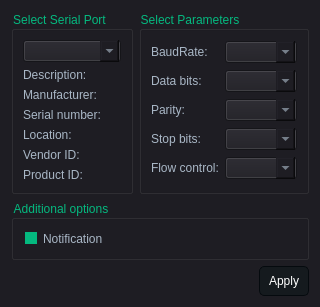
<?xml version="1.0" encoding="UTF-8"?>
<ui version="4.0">
 <class>SettingsDialog</class>
 <widget class="QDialog" name="SettingsDialog">
  <property name="windowModality">
   <enum>Qt::ApplicationModal</enum>
  </property>
  <property name="geometry">
   <rect>
    <x>0</x>
    <y>0</y>
    <width>281</width>
    <height>300</height>
   </rect>
  </property>
  <property name="sizePolicy">
   <sizepolicy hsizetype="Preferred" vsizetype="Preferred">
    <horstretch>0</horstretch>
    <verstretch>0</verstretch>
   </sizepolicy>
  </property>
  <property name="maximumSize">
   <size>
    <width>16777215</width>
    <height>300</height>
   </size>
  </property>
  <property name="windowTitle">
   <string>Settings</string>
  </property>
  <property name="styleSheet">
   <string notr="true">/*
Material Dark Style Sheet for QT Applications
Author: Jaime A. Quiroga P.
Inspired on https://github.com/jxfwinter/qt-material-stylesheet
Company: GTRONICK
Last updated: 04/12/2018, 15:00.
Available at: https://github.com/GTRONICK/QSS/blob/master/MaterialDark.qss
*/
QMainWindow {
	background-color:#1e1d23;
}
QGroupBox::title {
	color: #04b97f;
}
QDialog {
	background-color:#1e1d23;
}
QColorDialog {
	background-color:#1e1d23;
}
QTextEdit {
	background-color:#1e1d23;
	color: #a9b7c6;
}
QPlainTextEdit {
	selection-background-color:#007b50;
	background-color:#1e1d23;
	border-style: solid;
	border-top-color: transparent;
	border-right-color: transparent;
	border-left-color: transparent;
	border-bottom-color: transparent;
	border-width: 1px;
	color: #a9b7c6;
}
/*
Neon Style Sheet for QT Applications (QpushButton)
Author: Jaime A. Quiroga P.
Company: GTRONICK
Last updated: 24/10/2020, 15:42.
Available at: https://github.com/GTRONICK/QSS/blob/master/NeonButtons.qss
*/
QPushButton{
	border-style: solid;
	border-color: #050a0e;
	border-width: 1px;
	border-radius: 5px;
	color: #d3dae3;
	padding: 2px;
	background-color: #100E19;
}
QPushButton::default{
	border-style: solid;
	border-color: #050a0e;
	border-width: 1px;
	border-radius: 5px;
	color: #FFFFFF;
	padding: 2px;
	background-color: #151a1e;
}
QPushButton:hover{
	border-style: solid;
	border-top-color: qlineargradient(spread:pad, x1:0, y1:1, x2:1, y2:1, stop:0 #C0DB50, stop:0.4 #C0DB50, stop:0.5 #100E19, stop:1 #100E19);
    border-bottom-color: qlineargradient(spread:pad, x1:0, y1:1, x2:1, y2:1, stop:0 #100E19, stop:0.5 #100E19, stop:0.6 #C0DB50, stop:1 #C0DB50);
    border-left-color: qlineargradient(spread:pad, x1:0, y1:0, x2:0, y2:1, stop:0 #C0DB50, stop:0.3 #C0DB50, stop:0.7 #100E19, stop:1 #100E19);
    border-right-color: qlineargradient(spread:pad, x1:0, y1:1, x2:0, y2:0, stop:0 #C0DB50, stop:0.3 #C0DB50, stop:0.7 #100E19, stop:1 #100E19);
	border-width: 2px;
    border-radius: 1px;
	color: #d3dae3;
	padding: 2px;
}
QPushButton:pressed{
	border-style: solid;
	border-top-color: qlineargradient(spread:pad, x1:0, y1:1, x2:1, y2:1, stop:0 #d33af1, stop:0.4 #d33af1, stop:0.5 #100E19, stop:1 #100E19);
    border-bottom-color: qlineargradient(spread:pad, x1:0, y1:1, x2:1, y2:1, stop:0 #100E19, stop:0.5 #100E19, stop:0.6 #d33af1, stop:1 #d33af1);
    border-left-color: qlineargradient(spread:pad, x1:0, y1:0, x2:0, y2:1, stop:0 #d33af1, stop:0.3 #d33af1, stop:0.7 #100E19, stop:1 #100E19);
    border-right-color: qlineargradient(spread:pad, x1:0, y1:1, x2:0, y2:0, stop:0 #d33af1, stop:0.3 #d33af1, stop:0.7 #100E19, stop:1 #100E19);
	border-width: 2px;
    border-radius: 1px;
	color: #d3dae3;
	padding: 2px;
}

QPushButton:disabled{
	border-style: solid;
	border-top-color: transparent;
	border-right-color: transparent;
	border-left-color: transparent;
	border-bottom-color: #808086;
	border-bottom-width: 2px;
	border-style: solid;
	color: #808086;
	padding-bottom: 1px;
	background-color: #1e1d23;
}


QToolButton {
	border-style: solid;
	border-top-color: transparent;
	border-right-color: transparent;
	border-left-color: transparent;
	border-bottom-color: #04b97f;
	border-bottom-width: 1px;
	border-style: solid;
	color: #a9b7c6;
	padding: 2px;
	background-color: #1e1d23;
}



QLineEdit {
	border-width: 1px; border-radius: 4px;
	border-color: rgb(58, 58, 58);
	border-style: inset;
	padding: 0 8px;
	color: #a9b7c6;
	background:#1e1d23;
	selection-background-color:#007b50;
	selection-color: #FFFFFF;
}
QLabel {
	color: #a9b7c6;
}
QLCDNumber {
	color: #37e6b4;
}
QProgressBar {
	text-align: center;
	color: rgb(240, 240, 240);
	border-width: 1px; 
	border-radius: 10px;
	border-color: rgb(58, 58, 58);
	border-style: inset;
	background-color:#1e1d23;
}
QProgressBar::chunk {
	background-color: #04b97f;
	border-radius: 5px;
}
QMenuBar {
	background-color: #1e1d23;
}
QMenuBar::item {
	color: #a9b7c6;
  	spacing: 3px;
  	padding: 1px 4px;
  	background: #1e1d23;
}

QMenuBar::item:selected {
  	background:#1e1d23;
	color: #FFFFFF;
}
QMenu::item:selected {
	border-style: solid;
	border-top-color: transparent;
	border-right-color: transparent;
	border-left-color: #04b97f;
	border-bottom-color: transparent;
	border-left-width: 2px;
	color: #FFFFFF;
	padding-left:15px;
	padding-top:4px;
	padding-bottom:4px;
	padding-right:7px;
	background-color: #1e1d23;
}
QMenu::item {
	border-style: solid;
	border-top-color: transparent;
	border-right-color: transparent;
	border-left-color: transparent;
	border-bottom-color: transparent;
	border-bottom-width: 1px;
	border-style: solid;
	color: #a9b7c6;
	padding-left:17px;
	padding-top:4px;
	padding-bottom:4px;
	padding-right:7px;
	background-color: #1e1d23;
}
QMenu{
	background-color:#1e1d23;
}
QTabWidget {
	color:rgb(0,0,0);
	background-color:#1e1d23;
}
QTabWidget::pane {
		border-color: rgb(77,77,77);
		background-color:#1e1d23;
		border-style: solid;
		border-width: 1px;
    	border-radius: 6px;
}
QTabBar::tab {
	border-style: solid;
	border-top-color: transparent;
	border-right-color: transparent;
	border-left-color: transparent;
	border-bottom-color: transparent;
	border-bottom-width: 1px;
	border-style: solid;
	color: #808086;
	padding: 3px;
	margin-left:3px;
	background-color: #1e1d23;
}
QTabBar::tab:selected, QTabBar::tab:last:selected, QTabBar::tab:hover {
  	border-style: solid;
	border-top-color: transparent;
	border-right-color: transparent;
	border-left-color: transparent;
	border-bottom-color: #04b97f;
	border-bottom-width: 2px;
	border-style: solid;
	color: #FFFFFF;
	padding-left: 3px;
	padding-bottom: 2px;
	margin-left:3px;
	background-color: #1e1d23;
}

QCheckBox {
	color: #a9b7c6;
	padding: 2px;
}
QCheckBox:disabled {
	color: #808086;
	padding: 2px;
}

QCheckBox:hover {
	border-radius:4px;
	border-style:solid;
	padding-left: 1px;
	padding-right: 1px;
	padding-bottom: 1px;
	padding-top: 1px;
	border-width:1px;
	border-color: rgb(87, 97, 106);
	background-color:#1e1d23;
}
QCheckBox::indicator:checked {

	height: 10px;
	width: 10px;
	border-style:solid;
	border-width: 1px;
	border-color: #04b97f;
	color: #a9b7c6;
	background-color: #04b97f;
}
QCheckBox::indicator:unchecked {

	height: 10px;
	width: 10px;
	border-style:solid;
	border-width: 1px;
	border-color: #04b97f;
	color: #a9b7c6;
	background-color: transparent;
}
QRadioButton {
	color: #a9b7c6;
	background-color: #1e1d23;
	padding: 1px;
}
QRadioButton::indicator:checked {
	height: 10px;
	width: 10px;
	border-style:solid;
	border-radius:5px;
	border-width: 1px;
	border-color: #04b97f;
	color: #a9b7c6;
	background-color: #04b97f;
}
QRadioButton::indicator:!checked {
	height: 10px;
	width: 10px;
	border-style:solid;
	border-radius:5px;
	border-width: 1px;
	border-color: #04b97f;
	color: #a9b7c6;
	background-color: transparent;
}
QStatusBar {
	color:#027f7f;
}
QSpinBox {
	color: #a9b7c6;	
	background-color: #1e1d23;
}
QDoubleSpinBox {
	color: #a9b7c6;	
	background-color: #1e1d23;
}
QTimeEdit {
	color: #a9b7c6;	
	background-color: #1e1d23;
}
QDateTimeEdit {
	color: #a9b7c6;	
	background-color: #1e1d23;
}
QDateEdit {
	color: #a9b7c6;	
	background-color: #1e1d23;
}
QComboBox {
	color: #a9b7c6;	
	background: #1e1d23;
}
QComboBox:editable {
	background: #1e1d23;
	color: #a9b7c6;
	selection-background-color: #1e1d23;
}
QComboBox QAbstractItemView {
	color: #a9b7c6;	
	background: #1e1d23;
	selection-color: #FFFFFF;
	selection-background-color: #1e1d23;
}
QComboBox:!editable:on, QComboBox::drop-down:editable:on {
	color: #a9b7c6;	
	background: #1e1d23;
}
QFontComboBox {
	color: #a9b7c6;	
	background-color: #1e1d23;
}
QToolBox {
	color: #a9b7c6;
	background-color: #1e1d23;
}
QToolBox::tab {
	color: #a9b7c6;
	background-color: #1e1d23;
}
QToolBox::tab:selected {
	color: #FFFFFF;
	background-color: #1e1d23;
}
QScrollArea {
	color: #FFFFFF;
	background-color: #1e1d23;
}
QSlider::groove:horizontal {
	height: 5px;
	background: #04b97f;
}
QSlider::groove:vertical {
	width: 5px;
	background: #04b97f;
}
QSlider::handle:horizontal {
	background: qlineargradient(x1:0, y1:0, x2:1, y2:1, stop:0 #b4b4b4, stop:1 #8f8f8f);
	border: 1px solid #5c5c5c;
	width: 14px;
	margin: -5px 0;
	border-radius: 7px;
}
QSlider::handle:vertical {
	background: qlineargradient(x1:1, y1:1, x2:0, y2:0, stop:0 #b4b4b4, stop:1 #8f8f8f);
	border: 1px solid #5c5c5c;
	height: 14px;
	margin: 0 -5px;
	border-radius: 7px;
}
QSlider::add-page:horizontal {
    background: white;
}
QSlider::add-page:vertical {
    background: white;
}
QSlider::sub-page:horizontal {
    background: #04b97f;
}
QSlider::sub-page:vertical {
    background: #04b97f;
}</string>
  </property>
  <layout class="QGridLayout" name="gridLayout_3">
   <item row="0" column="1">
    <widget class="QGroupBox" name="parametersBox">
     <property name="title">
      <string>Select Parameters</string>
     </property>
     <layout class="QGridLayout" name="gridLayout_2">
      <item row="0" column="0">
       <widget class="QLabel" name="baudRateLabel">
        <property name="text">
         <string>BaudRate:</string>
        </property>
       </widget>
      </item>
      <item row="0" column="1">
       <widget class="QComboBox" name="baudRateBox"/>
      </item>
      <item row="1" column="0">
       <widget class="QLabel" name="dataBitsLabel">
        <property name="text">
         <string>Data bits:</string>
        </property>
       </widget>
      </item>
      <item row="1" column="1">
       <widget class="QComboBox" name="dataBitsBox"/>
      </item>
      <item row="2" column="0">
       <widget class="QLabel" name="parityLabel">
        <property name="text">
         <string>Parity:</string>
        </property>
       </widget>
      </item>
      <item row="2" column="1">
       <widget class="QComboBox" name="parityBox"/>
      </item>
      <item row="3" column="0">
       <widget class="QLabel" name="stopBitsLabel">
        <property name="text">
         <string>Stop bits:</string>
        </property>
       </widget>
      </item>
      <item row="3" column="1">
       <widget class="QComboBox" name="stopBitsBox"/>
      </item>
      <item row="4" column="0">
       <widget class="QLabel" name="flowControlLabel">
        <property name="text">
         <string>Flow control:</string>
        </property>
       </widget>
      </item>
      <item row="4" column="1">
       <widget class="QComboBox" name="flowControlBox"/>
      </item>
     </layout>
    </widget>
   </item>
   <item row="2" column="0" colspan="2">
    <layout class="QHBoxLayout" name="horizontalLayout">
     <item>
      <spacer name="horizontalSpacer">
       <property name="orientation">
        <enum>Qt::Vertical</enum>
       </property>
       <property name="sizeHint" stdset="0">
        <size>
         <width>96</width>
         <height>20</height>
        </size>
       </property>
      </spacer>
     </item>
     <item>
      <spacer name="horizontalSpacer_2">
       <property name="orientation">
        <enum>Qt::Horizontal</enum>
       </property>
       <property name="sizeHint" stdset="0">
        <size>
         <width>40</width>
         <height>20</height>
        </size>
       </property>
      </spacer>
     </item>
     <item>
      <widget class="QPushButton" name="applyButton">
       <property name="enabled">
        <bool>true</bool>
       </property>
       <property name="sizePolicy">
        <sizepolicy hsizetype="Minimum" vsizetype="Fixed">
         <horstretch>0</horstretch>
         <verstretch>0</verstretch>
        </sizepolicy>
       </property>
       <property name="minimumSize">
        <size>
         <width>50</width>
         <height>30</height>
        </size>
       </property>
       <property name="maximumSize">
        <size>
         <width>50</width>
         <height>30</height>
        </size>
       </property>
       <property name="cursor">
        <cursorShape>PointingHandCursor</cursorShape>
       </property>
       <property name="text">
        <string>Apply</string>
       </property>
      </widget>
     </item>
    </layout>
   </item>
   <item row="0" column="0">
    <widget class="QGroupBox" name="selectBox">
     <property name="title">
      <string>Select Serial Port</string>
     </property>
     <layout class="QGridLayout" name="gridLayout">
      <item row="0" column="0">
       <widget class="QComboBox" name="serialPortInfoListBox"/>
      </item>
      <item row="1" column="0">
       <widget class="QLabel" name="descriptionLabel">
        <property name="text">
         <string>Description:</string>
        </property>
       </widget>
      </item>
      <item row="2" column="0">
       <widget class="QLabel" name="manufacturerLabel">
        <property name="text">
         <string>Manufacturer:</string>
        </property>
       </widget>
      </item>
      <item row="3" column="0">
       <widget class="QLabel" name="serialNumberLabel">
        <property name="text">
         <string>Serial number:</string>
        </property>
       </widget>
      </item>
      <item row="4" column="0">
       <widget class="QLabel" name="locationLabel">
        <property name="text">
         <string>Location:</string>
        </property>
       </widget>
      </item>
      <item row="5" column="0">
       <widget class="QLabel" name="vidLabel">
        <property name="text">
         <string>Vendor ID:</string>
        </property>
       </widget>
      </item>
      <item row="6" column="0">
       <widget class="QLabel" name="pidLabel">
        <property name="text">
         <string>Product ID:</string>
        </property>
       </widget>
      </item>
     </layout>
    </widget>
   </item>
   <item row="1" column="0" colspan="2">
    <widget class="QGroupBox" name="additionalOptionsGroupBox">
     <property name="title">
      <string>Additional options</string>
     </property>
     <layout class="QVBoxLayout" name="verticalLayout">
      <item>
       <widget class="QCheckBox" name="notification">
        <property name="text">
         <string>Notification</string>
        </property>
        <property name="checked">
         <bool>true</bool>
        </property>
       </widget>
      </item>
     </layout>
    </widget>
   </item>
  </layout>
 </widget>
 <resources/>
 <connections/>
</ui>
